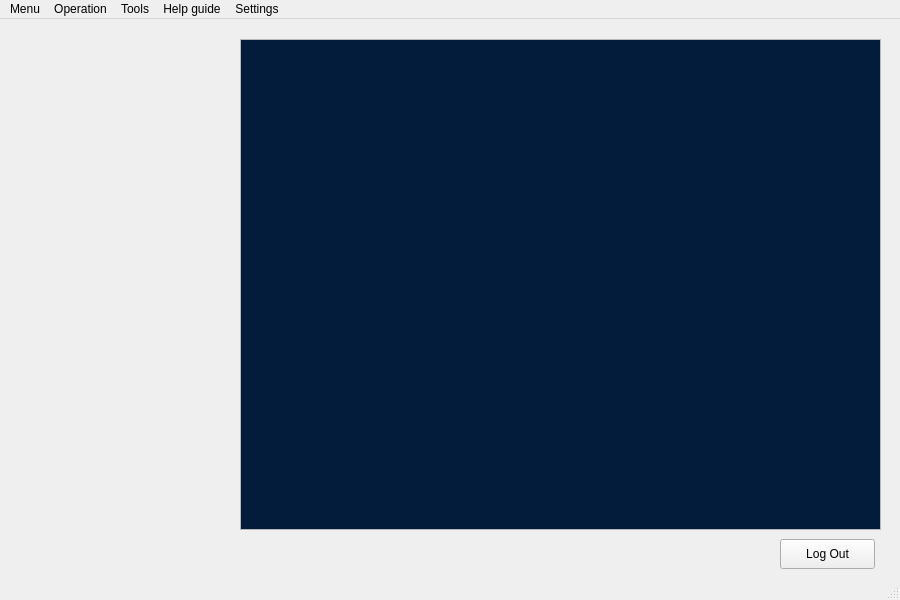
<?xml version="1.0" encoding="UTF-8"?>
<ui version="4.0">
 <class>ManagerWindow</class>
 <widget class="QMainWindow" name="ManagerWindow">
  <property name="geometry">
   <rect>
    <x>0</x>
    <y>0</y>
    <width>900</width>
    <height>600</height>
   </rect>
  </property>
  <property name="windowTitle">
   <string>Password Manageris</string>
  </property>
  <widget class="QWidget" name="centralwidget">
   <widget class="QTableView" name="tableView">
    <property name="geometry">
     <rect>
      <x>240</x>
      <y>20</y>
      <width>641</width>
      <height>491</height>
     </rect>
    </property>
    <property name="palette">
     <palette>
      <active>
       <colorrole role="WindowText">
        <brush brushstyle="SolidPattern">
         <color alpha="255">
          <red>218</red>
          <green>165</green>
          <blue>32</blue>
         </color>
        </brush>
       </colorrole>
       <colorrole role="Text">
        <brush brushstyle="SolidPattern">
         <color alpha="255">
          <red>218</red>
          <green>165</green>
          <blue>32</blue>
         </color>
        </brush>
       </colorrole>
       <colorrole role="Base">
        <brush brushstyle="SolidPattern">
         <color alpha="255">
          <red>3</red>
          <green>28</green>
          <blue>59</blue>
         </color>
        </brush>
       </colorrole>
      </active>
      <inactive>
       <colorrole role="WindowText">
        <brush brushstyle="SolidPattern">
         <color alpha="255">
          <red>218</red>
          <green>165</green>
          <blue>32</blue>
         </color>
        </brush>
       </colorrole>
       <colorrole role="Text">
        <brush brushstyle="SolidPattern">
         <color alpha="255">
          <red>218</red>
          <green>165</green>
          <blue>32</blue>
         </color>
        </brush>
       </colorrole>
       <colorrole role="Base">
        <brush brushstyle="SolidPattern">
         <color alpha="255">
          <red>3</red>
          <green>28</green>
          <blue>59</blue>
         </color>
        </brush>
       </colorrole>
      </inactive>
      <disabled/>
     </palette>
    </property>
    <property name="autoFillBackground">
     <bool>false</bool>
    </property>
    <property name="styleSheet">
     <string notr="true"/>
    </property>
    <attribute name="horizontalHeaderStretchLastSection">
     <bool>true</bool>
    </attribute>
   </widget>
   <widget class="QLabel" name="background_picture">
    <property name="geometry">
     <rect>
      <x>0</x>
      <y>0</y>
      <width>901</width>
      <height>561</height>
     </rect>
    </property>
    <property name="text">
     <string/>
    </property>
    <property name="pixmap">
     <pixmap resource="pictures.qrc">:/pictures/pictures/bluegalaxyblured.png</pixmap>
    </property>
    <property name="scaledContents">
     <bool>true</bool>
    </property>
   </widget>
   <widget class="QPushButton" name="LogOut_Button">
    <property name="geometry">
     <rect>
      <x>780</x>
      <y>520</y>
      <width>95</width>
      <height>30</height>
     </rect>
    </property>
    <property name="text">
     <string>Log Out</string>
    </property>
   </widget>
   <widget class="QLabel" name="Logo">
    <property name="geometry">
     <rect>
      <x>30</x>
      <y>20</y>
      <width>61</width>
      <height>51</height>
     </rect>
    </property>
    <property name="text">
     <string/>
    </property>
    <property name="pixmap">
     <pixmap resource="pictures.qrc">:/pictures/pictures/output-onlinepngtools.png</pixmap>
    </property>
    <property name="scaledContents">
     <bool>true</bool>
    </property>
   </widget>
   <zorder>background_picture</zorder>
   <zorder>LogOut_Button</zorder>
   <zorder>tableView</zorder>
   <zorder>Logo</zorder>
  </widget>
  <widget class="QMenuBar" name="menubar">
   <property name="geometry">
    <rect>
     <x>0</x>
     <y>0</y>
     <width>900</width>
     <height>21</height>
    </rect>
   </property>
   <widget class="QMenu" name="menuMenu">
    <property name="title">
     <string>Menu</string>
    </property>
    <addaction name="actionSave"/>
    <addaction name="actionSave_database"/>
    <addaction name="actionrename_database"/>
   </widget>
   <widget class="QMenu" name="menuOptions">
    <property name="title">
     <string>Operation</string>
    </property>
    <addaction name="actionAdd"/>
    <addaction name="actionChange"/>
    <addaction name="actionRemove"/>
    <addaction name="actionclone"/>
   </widget>
   <widget class="QMenu" name="menuTools">
    <property name="title">
     <string>Tools</string>
    </property>
    <addaction name="actionPassword_generator"/>
   </widget>
   <widget class="QMenu" name="menuHelp_guide">
    <property name="title">
     <string>Help guide</string>
    </property>
    <addaction name="actionGuide_for_begginers"/>
    <addaction name="actionTool_tips"/>
   </widget>
   <widget class="QMenu" name="menuSettings">
    <property name="title">
     <string>Settings</string>
    </property>
    <addaction name="separator"/>
    <addaction name="separator"/>
   </widget>
   <addaction name="menuMenu"/>
   <addaction name="menuOptions"/>
   <addaction name="menuTools"/>
   <addaction name="menuHelp_guide"/>
   <addaction name="menuSettings"/>
  </widget>
  <widget class="QStatusBar" name="statusbar"/>
  <action name="actionAdd">
   <property name="checkable">
    <bool>false</bool>
   </property>
   <property name="enabled">
    <bool>true</bool>
   </property>
   <property name="text">
    <string>Add</string>
   </property>
   <property name="shortcut">
    <string>Shift+A</string>
   </property>
  </action>
  <action name="actionChange">
   <property name="text">
    <string>Change</string>
   </property>
  </action>
  <action name="actionRemove">
   <property name="text">
    <string>Remove</string>
   </property>
  </action>
  <action name="actionclone">
   <property name="text">
    <string>Clone</string>
   </property>
  </action>
  <action name="actionPassword_generator">
   <property name="text">
    <string>Password generator</string>
   </property>
  </action>
  <action name="actionSave">
   <property name="text">
    <string>New database</string>
   </property>
  </action>
  <action name="actionSave_database">
   <property name="text">
    <string>Delete database</string>
   </property>
  </action>
  <action name="actionrename_database">
   <property name="text">
    <string>Rename database</string>
   </property>
  </action>
  <action name="actionGuide_for_begginers">
   <property name="text">
    <string>Guide for begginers</string>
   </property>
  </action>
  <action name="actionTool_tips">
   <property name="text">
    <string>Tool tips</string>
   </property>
  </action>
 </widget>
 <resources>
  <include location="pictures.qrc"/>
 </resources>
 <connections/>
</ui>
